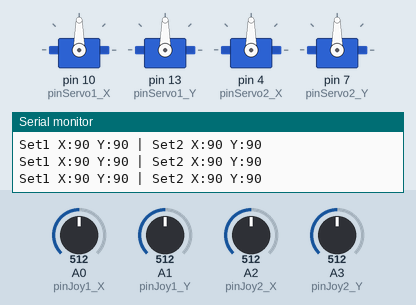
A sketch run on a simulated Arduino Uno, built with avr-gcc and run on an emulated ATmega328P. Shown: 4 × servo, the last lines printed to the serial monitor. The inputs (shaded band) are chosen by the test bench; at power-on: A0 (pinJoy1_X) = 512, A1 (pinJoy1_Y) = 512, A2 (pinJoy2_X) = 512, A3 (pinJoy2_Y) = 512.

Above: at 2.2 s.
2.3 s: A0 (pinJoy1_X) set to 560
At 3.6 s:
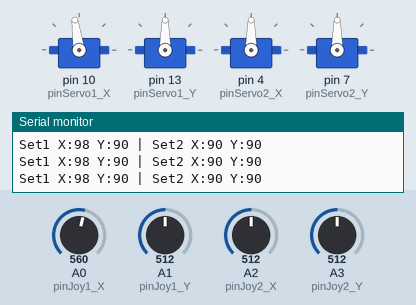
5.3 s: A0 (pinJoy1_X) set to 585
At 6.5 s:
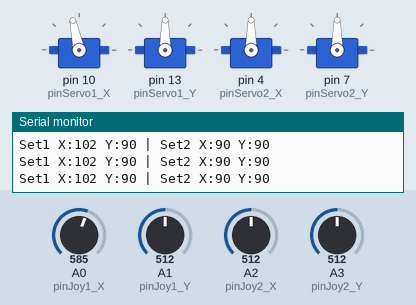
6.8 s: A1 (pinJoy1_Y) set to 553
At 7.3 s:
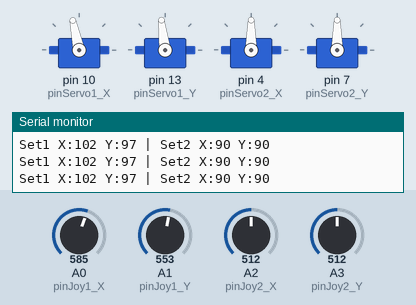
9.8 s: A1 (pinJoy1_Y) set to 585
At 11.0 s:
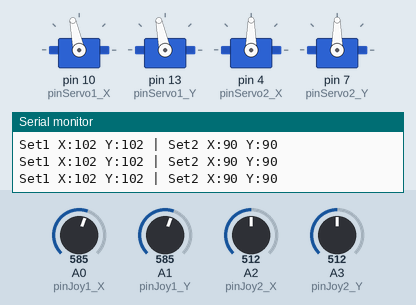
11.3 s: A2 (pinJoy2_X) set to 556
At 11.9 s:
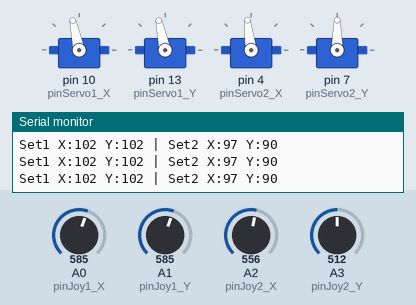
14.3 s: A2 (pinJoy2_X) set to 587
At 14.8 s:
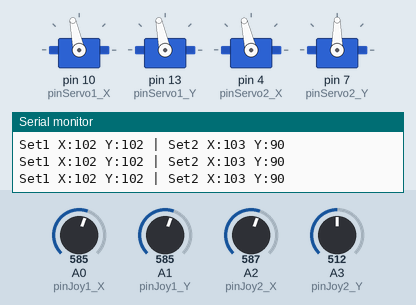
Timing chart, 0 to 16.8 s (numbered marks = the images above; inputs shaded):
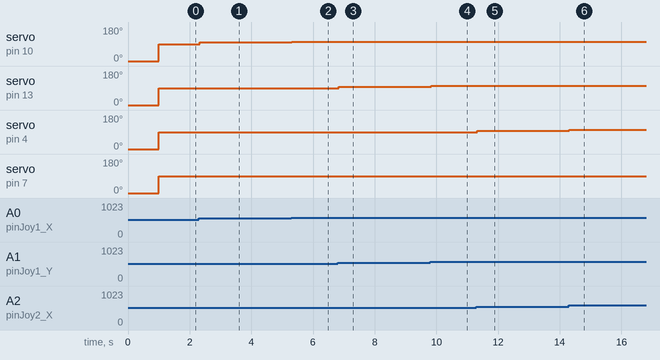

Measured:
- after the input at 2.3 s, servo on pin 10 (pinServo1_X): 90° → 98° at once
- after the input at 5.3 s, servo on pin 10 (pinServo1_X): 98° → 102° at once
- after the input at 6.8 s, servo on pin 13 (pinServo1_Y): 90° → 97° at once
- after the input at 9.8 s, servo on pin 13 (pinServo1_Y): 97° → 102° at once
- after the input at 11.3 s, servo on pin 4 (pinServo2_X): 90° → 97° at once
- after the input at 14.3 s, servo on pin 4 (pinServo2_X): 97° → 103° at once

The sketch:

1st_version_down_bot.ino
```cpp
#include <Servo.h>

// ==========================================
// НАСТРОЙКА ПЕРВОГО КОМПЛЕКТА (X, Y) -> (10, 13)
// ==========================================
Servo servo1_X; // Серво для оси X первого джойстика
Servo servo1_Y; // Серво для оси Y первого джойстика

const int pinJoy1_X = A0;      // Джойстик 1: Ось X
const int pinJoy1_Y = A1;      // Джойстик 1: Ось Y
const int pinServo1_X = 10;    // Серво 1 (Ось X) -> Пин 10
const int pinServo1_Y = 13;    // Серво 2 (Ось Y) -> Пин 13

// ==========================================
// НАСТРОЙКА ВТОРОГО КОМПЛЕКТА (A2, A3) -> (4, 7)
// ==========================================
Servo servo2_X; // Серво для оси X второго джойстика
Servo servo2_Y; // Серво для оси Y второго джойстика

const int pinJoy2_X = A2;      // Джойстик 2: Ось X
const int pinJoy2_Y = A3;      // Джойстик 2: Ось Y
const int pinServo2_X = 4;     // Серво 3 (Ось X) -> Пин 4
const int pinServo2_Y = 7;     // Серво 4 (Ось Y) -> Пин 7

// Переменные для хранения значений
int val1_X, val1_Y, angle1_X, angle1_Y;
int val2_X, val2_Y, angle2_X, angle2_Y;

void setup() {
  Serial.begin(9600); // Для отладки

  // --- Инициализация ПЕРВОГО комплекта ---
  servo1_X.attach(pinServo1_X);
  servo1_Y.attach(pinServo1_Y);

  // Ставим в ноль при старте
  servo1_X.write(0);
  servo1_Y.write(0);

  // --- Инициализация ВТОРОГО комплекта ---
  servo2_X.attach(pinServo2_X);
  servo2_Y.attach(pinServo2_Y);

  // Ставим в ноль при старте
  servo2_X.write(0);
  servo2_Y.write(0);

  // Ждем 1 секунду, чтобы все 4 сервопривода успели занять начальное положение
  delay(1000);
}

void loop() {
  // === ОБРАБОТКА ПЕРВОГО ДЖОЙСТИКА ===
  val1_X = analogRead(pinJoy1_X);
  val1_Y = analogRead(pinJoy1_Y);

  angle1_X = map(val1_X, 0, 1023, 0, 180);
  angle1_Y = map(val1_Y, 0, 1023, 0, 180);

  servo1_X.write(angle1_X);
  servo1_Y.write(angle1_Y);

  // === ОБРАБОТКА ВТОРОГО ДЖОЙСТИКА ===
  val2_X = analogRead(pinJoy2_X);
  val2_Y = analogRead(pinJoy2_Y);

  angle2_X = map(val2_X, 0, 1023, 0, 180);
  angle2_Y = map(val2_Y, 0, 1023, 0, 180);

  servo2_X.write(angle2_X);
  servo2_Y.write(angle2_Y);

  // Небольшая задержка для стабильности
  delay(15);


  Serial.print("Set1 X:"); Serial.print(angle1_X);
  Serial.print(" Y:"); Serial.print(angle1_Y);
  Serial.print(" | Set2 X:"); Serial.print(angle2_X);
  Serial.print(" Y:"); Serial.println(angle2_Y);

}
```
